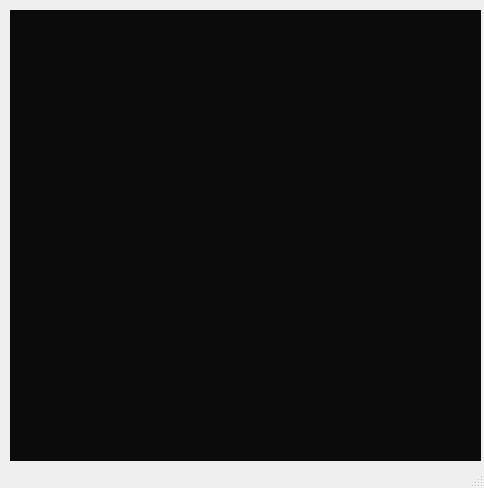
<?xml version="1.0" encoding="UTF-8"?>
<ui version="4.0">
 <class>MainWindow</class>
 <widget class="QMainWindow" name="MainWindow">
  <property name="geometry">
   <rect>
    <x>0</x>
    <y>0</y>
    <width>484</width>
    <height>488</height>
   </rect>
  </property>
  <property name="windowTitle">
   <string>MainWindow</string>
  </property>
  <widget class="QWidget" name="centralwidget">
   <widget class="QLabel" name="label">
    <property name="geometry">
     <rect>
      <x>10</x>
      <y>10</y>
      <width>471</width>
      <height>451</height>
     </rect>
    </property>
    <property name="styleSheet">
     <string notr="true">background-color: rgb(12, 11, 11);</string>
    </property>
    <property name="text">
     <string/>
    </property>
    <property name="scaledContents">
     <bool>true</bool>
    </property>
   </widget>
   <widget class="QPushButton" name="ph">
    <property name="geometry">
     <rect>
      <x>450</x>
      <y>480</y>
      <width>16</width>
      <height>23</height>
     </rect>
    </property>
    <property name="font">
     <font>
      <pointsize>1</pointsize>
     </font>
    </property>
    <property name="styleSheet">
     <string notr="true">background-color: rgb(0, 0, 0);</string>
    </property>
    <property name="text">
     <string/>
    </property>
   </widget>
   <widget class="QPushButton" name="ph2">
    <property name="geometry">
     <rect>
      <x>120</x>
      <y>480</y>
      <width>16</width>
      <height>16</height>
     </rect>
    </property>
    <property name="font">
     <font>
      <pointsize>1</pointsize>
     </font>
    </property>
    <property name="styleSheet">
     <string notr="true">background-color: rgb(0, 0, 0);
</string>
    </property>
    <property name="text">
     <string/>
    </property>
   </widget>
   <widget class="QPushButton" name="ph3">
    <property name="geometry">
     <rect>
      <x>140</x>
      <y>480</y>
      <width>16</width>
      <height>16</height>
     </rect>
    </property>
    <property name="font">
     <font>
      <pointsize>1</pointsize>
     </font>
    </property>
    <property name="styleSheet">
     <string notr="true">background-color: rgb(0, 0, 0);
</string>
    </property>
    <property name="text">
     <string/>
    </property>
   </widget>
   <widget class="QPushButton" name="ph4">
    <property name="geometry">
     <rect>
      <x>250</x>
      <y>480</y>
      <width>16</width>
      <height>16</height>
     </rect>
    </property>
    <property name="font">
     <font>
      <pointsize>1</pointsize>
     </font>
    </property>
    <property name="styleSheet">
     <string notr="true">background-color: rgb(0, 0, 0);
</string>
    </property>
    <property name="text">
     <string/>
    </property>
   </widget>
   <widget class="QPushButton" name="ph5">
    <property name="geometry">
     <rect>
      <x>160</x>
      <y>480</y>
      <width>16</width>
      <height>23</height>
     </rect>
    </property>
    <property name="font">
     <font>
      <pointsize>1</pointsize>
     </font>
    </property>
    <property name="styleSheet">
     <string notr="true">background-color: rgb(0, 0, 0);
</string>
    </property>
    <property name="text">
     <string/>
    </property>
   </widget>
  </widget>
  <widget class="QStatusBar" name="statusbar"/>
 </widget>
 <resources/>
 <connections/>
</ui>
